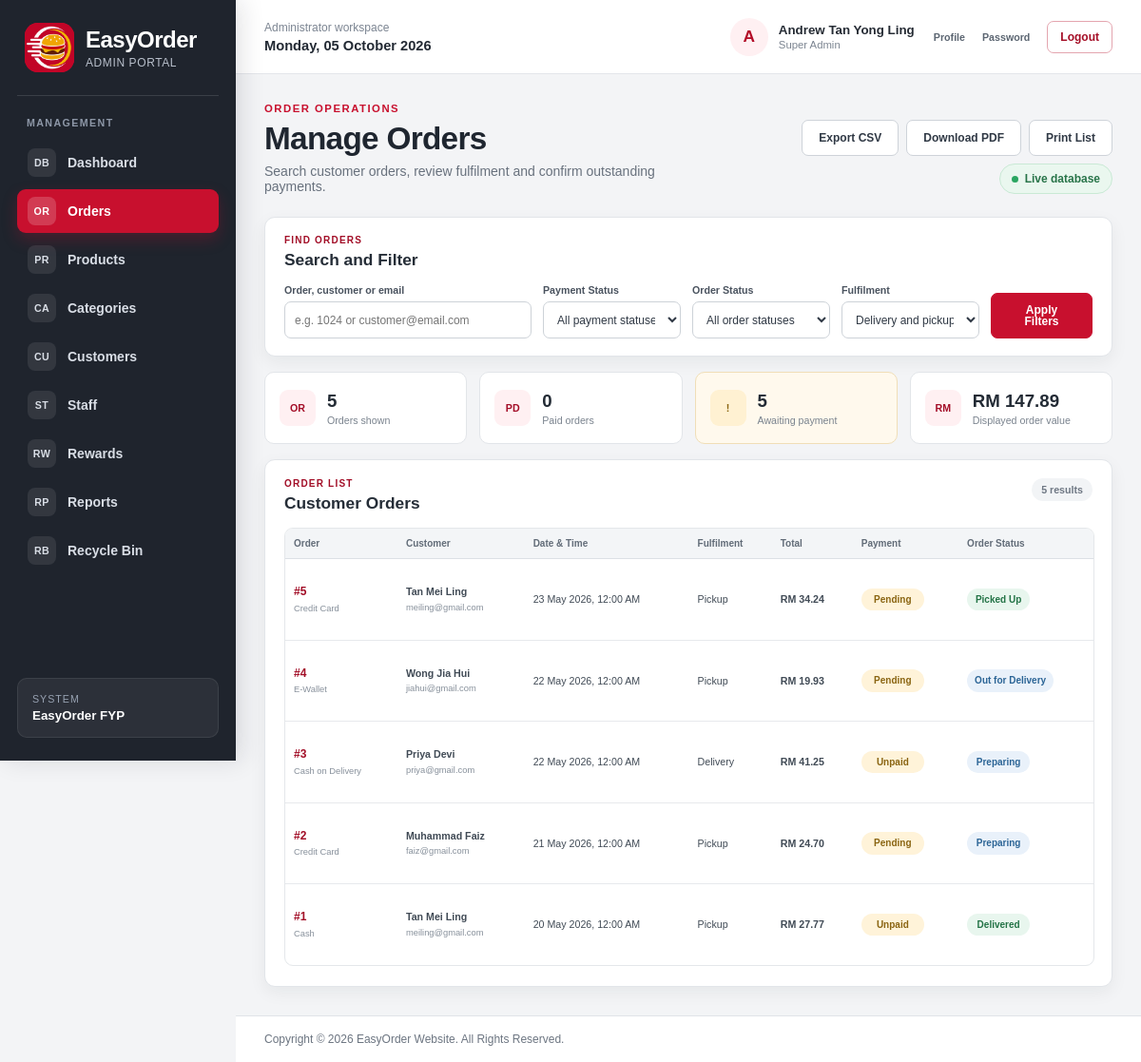
The page /admin_order.php (signed in) on the database its author committed.
### tables this page shows
CREATE TABLE `staff` (
  `staff_id` char(5) NOT NULL,
  `staff_name` varchar(100) NOT NULL,
  `staff_role` varchar(20) NOT NULL,
  `staff_email` varchar(100) NOT NULL,
  `staff_phone` varchar(15) NOT NULL,
  `staff_password` varchar(50) NOT NULL,
  `staff_isDelete` int(1) NOT NULL DEFAULT 0
);

CREATE TABLE `orders` (
  `order_id` int(11) NOT NULL,
  `order_customer` int(11) NOT NULL,
  `order_date` datetime NOT NULL,
  `order_total` decimal(7,2) NOT NULL,
  `order_payment` varchar(20) NOT NULL,
  `order_payment_status` varchar(20) NOT NULL DEFAULT 'Pending',
  `order_delivery` varchar(5) NOT NULL,
  `order_address` varchar(255) NOT NULL,
  `order_status` varchar(20) NOT NULL,
  `order_isDelete` int(1) NOT NULL DEFAULT 0
);

CREATE TABLE `customer` (
  `customer_id` int(11) NOT NULL,
  `customer_name` varchar(100) NOT NULL,
  `customer_email` varchar(100) NOT NULL,
  `customer_password` varchar(255) NOT NULL,
  `customer_phone` varchar(15) NOT NULL,
  `customer_gender` varchar(10) NOT NULL,
  `customer_dob` date NOT NULL,
  `customer_address` varchar(140) NOT NULL DEFAULT '',
  `customer_state` varchar(30) NOT NULL,
  `customer_city` varchar(50) NOT NULL,
  `customer_postcode` char(5) NOT NULL,
  `customer_points` int(6) NOT NULL DEFAULT 0,
  `customer_joindate` date NOT NULL,
  `customer_isDelete` int(1) NOT NULL DEFAULT 0
);

### admin_order.php (the view, shortened to what this page needs)
<?php
include("dataconnection.php");
require_once("admin_shell.php");
function admin_order_html($value)
{
	return htmlspecialchars((string)$value,ENT_QUOTES,"ISO-8859-1");
}
function admin_order_datetime($value)
{
	$timestamp = strtotime((string)$value);
	return $timestamp===false ? "Not available" : date("d M Y, h:i A",$timestamp);
}
function admin_order_status_class($status)
{
	$normalised = strtolower(trim((string)$status));
	if(in_array($normalised,array("paid","delivered","completed","picked up"),true))
	{
		return "status-success";
	}
	if(in_array($normalised,array("preparing","ready for pickup","out for delivery","processing"),true))
	{
		return "status-info";
	}
	return "status-warning";
}
$search = trim((string)($_GET["search"] ?? ""));
$payment_status_options = array("Paid","Pending","Unpaid","Failed");
$order_status_options = array("Preparing","Ready for Pickup","Picked Up","Out for Delivery","Delivered","Completed","Cancelled");
$delivery_options = array("Yes","No");
$payment_filter = (string)($_GET["payment_status"] ?? "");
$status_filter = (string)($_GET["order_status"] ?? "");
$delivery_filter = (string)($_GET["delivery"] ?? "");
$payment_filter = in_array($payment_filter,$payment_status_options,true) ? $payment_filter : "";
$status_filter = in_array($status_filter,$order_status_options,true) ? $status_filter : "";
$delivery_filter = in_array($delivery_filter,$delivery_options,true) ? $delivery_filter : "";
$search_like = "%".$search."%";
$list_sql = "SELECT o.order_id,o.order_date,o.order_total,o.order_payment,o.order_payment_status,o.order_delivery,o.order_status,"
	."m.customer_name,m.customer_email,COALESCE(p.payment_status,o.order_payment_status) AS display_payment_status "
	."FROM orders o INNER JOIN customer m ON m.customer_id=o.order_customer "
	."LEFT JOIN payments p ON p.payment_order=o.order_id "
	."WHERE o.order_isDelete=0 "
	."AND (?='' OR CAST(o.order_id AS CHAR) LIKE ? OR m.customer_name LIKE ? OR m.customer_email LIKE ?) "
	."AND (?='' OR LOWER(COALESCE(p.payment_status,o.order_payment_status))=LOWER(?)) "
	."AND (?='' OR LOWER(o.order_status)=LOWER(?)) "
	."AND (?='' OR o.order_delivery=?) "
	."ORDER BY o.order_date DESC,o.order_id DESC";
$list_stmt = mysqli_prepare($connect,$list_sql);
$orders = array();
$list_error = "";
if($list_stmt)
{
	mysqli_stmt_bind_param($list_stmt,"ssssssssss",$search,$search_like,$search_like,$search_like,$payment_filter,$payment_filter,$status_filter,$status_filter,$delivery_filter,$delivery_filter);
	if(mysqli_stmt_execute($list_stmt))
	{
		$list_result = mysqli_stmt_get_result($list_stmt);
		while($order = mysqli_fetch_assoc($list_result))
		{
			$orders[] = $order;
		}
	}
	else
	{
		$list_error = "Orders are temporarily unavailable. Please try again.";
	}
}
else
{
	$list_error = "Orders are temporarily unavailable. Please try again.";
}
$visible_paid = 0;
$visible_attention = 0;
$visible_value = 0.00;
foreach($orders as $order)
{
	$visible_value += (float)$order["order_total"];
	if(strtolower((string)$order["display_payment_status"])==="paid")
	{
		$visible_paid++;
	}
	else if(in_array(strtolower((string)$order["display_payment_status"]),array("pending","unpaid"),true))
	{
		$visible_attention++;
	}
}
$order_export_params = array("type"=>"orders");
$order_export_url = "admin_export.php?".http_build_query($order_export_params);
$order_pdf_params = $order_export_params;
$order_pdf_params["format"] = "pdf";
$order_pdf_url = "admin_export.php?".http_build_query($order_pdf_params);
?>
<!DOCTYPE html>
<html lang="en">
<head>
<link rel="stylesheet" href="style.css">
<link rel="stylesheet" href="admin_style.css">
</head>
<body class="admin-body">
<?php easyorder_admin_shell_start("admin_order.php"); ?>
<section class="admin-page-heading">
	<div>
		<p class="admin-eyebrow">ORDER OPERATIONS</p>
		<h1>Manage Orders</h1>
		<p>Search customer orders, review fulfilment and confirm outstanding payments.</p>
	</div>
	<div class="admin-output-actions">
		<a class="admin-secondary-button" href="<?php echo admin_order_html($order_export_url); ?>">Export CSV</a>
		<a class="admin-secondary-button" href="<?php echo admin_order_html($order_pdf_url); ?>">Download PDF</a>
		<button type="button" class="admin-secondary-button" onclick="window.print()">Print List</button>
		<span class="admin-live-indicator"><i></i> Live database</span>
	</div>
</section>
<section class="admin-order-filter-panel" aria-labelledby="order-filter-heading">
	<div class="admin-filter-heading">
		<div><p>FIND ORDERS</p><h2 id="order-filter-heading">Search and Filter</h2></div>
	</div>
	<form method="get" action="admin_order.php" class="admin-order-filter-form">
		<div class="admin-filter-field admin-filter-search">
			<label for="order-search">Order, customer or email</label>
			<input type="search" id="order-search" name="search" value="<?php echo admin_order_html($search); ?>" placeholder="e.g. 1024 or customer@email.com">
		</div>
		<div class="admin-filter-field">
			<label for="payment-status-filter">Payment Status</label>
			<select id="payment-status-filter" name="payment_status">
				<option value="">All payment statuses</option>
			</select>
		</div>
		<div class="admin-filter-field">
			<label for="order-status-filter">Order Status</label>
			<select id="order-status-filter" name="order_status">
				<option value="">All order statuses</option>
			</select>
		</div>
		<div class="admin-filter-field">
			<label for="delivery-filter">Fulfilment</label>
			<select id="delivery-filter" name="delivery">
				<option value="">Delivery and pickup</option>
			</select>
		</div>
		<button type="submit" class="admin-primary-button">Apply Filters</button>
	</form>
</section>
<section class="admin-order-summary-grid" aria-label="Filtered order summary">
	<article><span>OR</span><div><strong><?php echo count($orders); ?></strong><small>Orders shown</small></div></article>
	<article><span>PD</span><div><strong><?php echo $visible_paid; ?></strong><small>Paid orders</small></div></article>
	<article class="attention"><span>!</span><div><strong><?php echo $visible_attention; ?></strong><small>Awaiting payment</small></div></article>
	<article><span>RM</span><div><strong>RM <?php echo number_format($visible_value,2); ?></strong><small>Displayed order value</small></div></article>
</section>
<section class="admin-order-results" aria-labelledby="order-results-heading">
	<header class="admin-results-heading">
		<div><p>ORDER LIST</p><h2 id="order-results-heading">Customer Orders</h2></div>
		<span><?php echo count($orders); ?> result<?php echo count($orders)===1 ? "" : "s"; ?></span>
	</header>
	<?php if($list_error!=="") { ?>
		<div class="admin-empty-state"><span>!</span><strong>Orders unavailable</strong><p><?php echo admin_order_html($list_error); ?></p></div>
	<?php } else if(count($orders)===0) { ?>
		<div class="admin-empty-state"><span>0</span><strong>No matching orders</strong><p>Change or clear the filters to view other orders.</p></div>
	<?php } else { ?>
		<div class="admin-table-wrap admin-order-table-wrap">
			<table class="admin-order-table">
				<thead><tr><th>Order</th><th>Customer</th><th>Date &amp; Time</th><th>Fulfilment</th><th>Total</th><th>Payment</th><th>Order Status</th><th class="admin-print-hide">Actions</th></tr></thead>
				<tbody>
				<?php foreach($orders as $order) { ?>
					<tr>
						<td><a class="admin-order-number" href="admin_order_details.php?order_id=<?php echo (int)$order["order_id"]; ?>">#<?php echo (int)$order["order_id"]; ?></a><small><?php echo admin_order_html($order["order_payment"]); ?></small></td>
						<td><strong><?php echo admin_order_html($order["customer_name"]); ?></strong><small><?php echo admin_order_html($order["customer_email"]); ?></small></td>
						<td><?php echo admin_order_html(admin_order_datetime($order["order_date"])); ?></td>
						<td><?php echo $order["order_delivery"]==="Yes" ? "Delivery" : "Pickup"; ?></td>
						<td><strong>RM <?php echo number_format((float)$order["order_total"],2); ?></strong></td>
						<td><span class="admin-status-badge <?php echo admin_order_status_class($order["display_payment_status"]); ?>"><?php echo admin_order_html($order["display_payment_status"]); ?></span></td>
						<td><span class="admin-status-badge <?php echo admin_order_status_class($order["order_status"]); ?>"><?php echo admin_order_html($order["order_status"]); ?></span></td>
					</tr>
				<?php } ?>
				</tbody>
			</table>
		</div>
	<?php } ?>
</section>
<?php easyorder_admin_shell_end(); ?>
</body>
</html>

### admin_shell.php (shortened to what this page needs)
<?php
if(!function_exists("easyorder_admin_shell_start"))
{
	function easyorder_admin_shell_start($active_page="")
	{
		global $connect;
		$admin_name = $_SESSION["admin_name"] ?? "Administrator";
		$admin_role = $_SESSION["admin_role"] ?? "Staff";
		if($connect && isset($_SESSION["admin_id"]))
		{
			$identity_stmt = mysqli_prepare($connect,"SELECT staff_name,staff_role FROM staff WHERE staff_id=? AND staff_isDelete=0 LIMIT 1");
			if($identity_stmt)
			{
				mysqli_stmt_bind_param($identity_stmt,"s",$_SESSION["admin_id"]);
				if(mysqli_stmt_execute($identity_stmt))
				{
					$identity_result = mysqli_stmt_get_result($identity_stmt);
					if($identity_row = mysqli_fetch_assoc($identity_result))
					{
						$admin_name = $identity_row["staff_name"];
						$admin_role = $identity_row["staff_role"];
					}
				}
			}
		}
		$navigation = array(
			array("page"=>"admin_dashboard.php","label"=>"Dashboard","icon"=>"DB"),
			array("page"=>"admin_order.php","label"=>"Orders","icon"=>"OR"),
			array("page"=>"admin_product.php","label"=>"Products","icon"=>"PR"),
			array("page"=>"admin_category.php","label"=>"Categories","icon"=>"CA"),
			array("page"=>"admin_customer.php","label"=>"Customers","icon"=>"CU"),
			array("page"=>"admin_reward.php","label"=>"Rewards","icon"=>"RW"),
			array("page"=>"admin_report.php","label"=>"Reports","icon"=>"RP"),
			array("page"=>"admin_restore.php","label"=>"Recycle Bin","icon"=>"RB")
		);
		if($admin_role==="Manager")
		{
			array_splice($navigation,5,0,array(array("page"=>"admin_staff.php","label"=>"Staff","icon"=>"ST")));
		}
		$display_admin_role = $admin_role==="Manager" ? "Super Admin" : $admin_role;
		?>
		<div class="admin-app-shell">
			<aside class="admin-sidebar" aria-label="Administrator navigation">
				<a class="admin-brand" href="admin_dashboard.php" aria-label="EasyOrder administrator dashboard">
					<img src="image/logo.png" width="52" height="52" alt="EasyOrder logo">
					<span><strong>EasyOrder</strong><small>Admin Portal</small></span>
				</a>
				<nav class="admin-navigation">
					<p class="admin-navigation-label">MANAGEMENT</p>
					<?php foreach($navigation as $item): ?>
						<?php $is_active = $active_page===$item["page"]; ?>
						<a href="<?php echo htmlspecialchars($item["page"],ENT_QUOTES,"UTF-8"); ?>" class="<?php echo $is_active ? "active" : ""; ?>"<?php echo $is_active ? ' aria-current="page"' : ""; ?>>
							<span class="admin-nav-icon" aria-hidden="true"><?php echo htmlspecialchars($item["icon"],ENT_QUOTES,"UTF-8"); ?></span>
							<?php echo htmlspecialchars($item["label"],ENT_QUOTES,"UTF-8"); ?>
						</a>
					<?php endforeach; ?>
				</nav>
				<div class="admin-sidebar-note">
					<span>System</span>
					<strong>EasyOrder FYP</strong>
				</div>
			</aside>
			<div class="admin-workspace">
				<header class="admin-topbar">
					<div class="admin-topbar-context">
						<span>Administrator workspace</span>
						<strong><?php echo date("l, d F Y"); ?></strong>
					</div>
					<div class="admin-account-summary">
						<span class="admin-avatar" aria-hidden="true"><?php echo htmlspecialchars(strtoupper(substr($admin_name,0,1)),ENT_QUOTES,"UTF-8"); ?></span>
						<a class="admin-account-copy" href="admin_profile.php" aria-label="Open administrator profile">
							<strong><?php echo htmlspecialchars($admin_name,ENT_QUOTES,"UTF-8"); ?></strong>
							<small><?php echo htmlspecialchars($display_admin_role,ENT_QUOTES,"UTF-8"); ?></small>
						</a>
						<div class="admin-account-actions">
							<a href="admin_profile.php">Profile</a>
							<a href="admin_change_password.php">Password</a>
						</div>
						<a class="admin-logout-link" href="logout.php" onclick="return confirm('Are you sure you want to logout?')">Logout</a>
					</div>
				</header>
				<main id="main" class="admin-main">
		<?php
	}
}
if(!function_exists("easyorder_admin_shell_end"))
{
	function easyorder_admin_shell_end()
	{
		?>
				</main>
				<footer class="admin-footer">
					<p>Copyright &copy; 2026 EasyOrder Website. All Rights Reserved.</p>
				</footer>
			</div>
		</div>
		<?php
	}
}

### style.css (style rules this page uses)
* { font-family:Arial; }
body { background-color:#FFF8F0; color:#333333; margin:0px; }
#main { width:960px; margin:auto; padding:10px 0px 20px 0px; }
th { background-color:#C8102E; color:#FFFFFF; padding:10px; }
td { padding:8px; }
footer { background-color:#2B2B2B; color:#FFFFFF; text-align:center; padding:20px 10px 20px 10px; margin-top:30px; }

### rows shown on the page
staff: staff_name "A", staff_name "Andrew Tan Yong Ling", staff_role "Super Admin"
orders: order_id "5", order_payment "Credit Card", order_customer.customer_name "Tan Mei Ling", order_customer.customer_email "meiling@gmail.com", order_date "23 May 2026, 12:00 AM", order_delivery "Pickup", order_total "34.24", display_payment_status "Pending", order_status "Picked Up"
orders: order_id "4", order_payment "E-Wallet", order_customer.customer_name "Wong Jia Hui", order_customer.customer_email "jiahui@gmail.com", order_date "22 May 2026, 12:00 AM", order_delivery "Pickup", order_total "19.93", display_payment_status "Pending", order_status "Out for Delivery"
orders: order_id "3", order_payment "Cash on Delivery", order_customer.customer_name "Priya Devi", order_customer.customer_email "priya@gmail.com", order_date "22 May 2026, 12:00 AM", order_delivery "Delivery", order_total "41.25", display_payment_status "Unpaid", order_status "Preparing"
orders: order_id "2", order_payment "Credit Card", order_customer.customer_name "Muhammad Faiz", order_customer.customer_email "faiz@gmail.com", order_date "21 May 2026, 12:00 AM", order_delivery "Pickup", order_total "24.70", display_payment_status "Pending", order_status "Preparing"
orders: order_id "1", order_payment "Cash", order_customer.customer_name "Tan Mei Ling", order_customer.customer_email "meiling@gmail.com", order_date "20 May 2026, 12:00 AM", order_delivery "Pickup", order_total "27.77", display_payment_status "Unpaid", order_status "Delivered"

### other values the page prints
$item["icon"] "DB"
$item["label"] "Dashboard"
$item["icon"] "OR"
$item["label"] "Orders"
$item["icon"] "PR"
$item["label"] "Products"
$item["icon"] "CA"
$item["label"] "Categories"
$item["icon"] "CU"
$item["label"] "Customers"
$item["icon"] "ST"
$item["label"] "Staff"
$item["icon"] "RW"
$item["label"] "Rewards"
$item["icon"] "RP"
